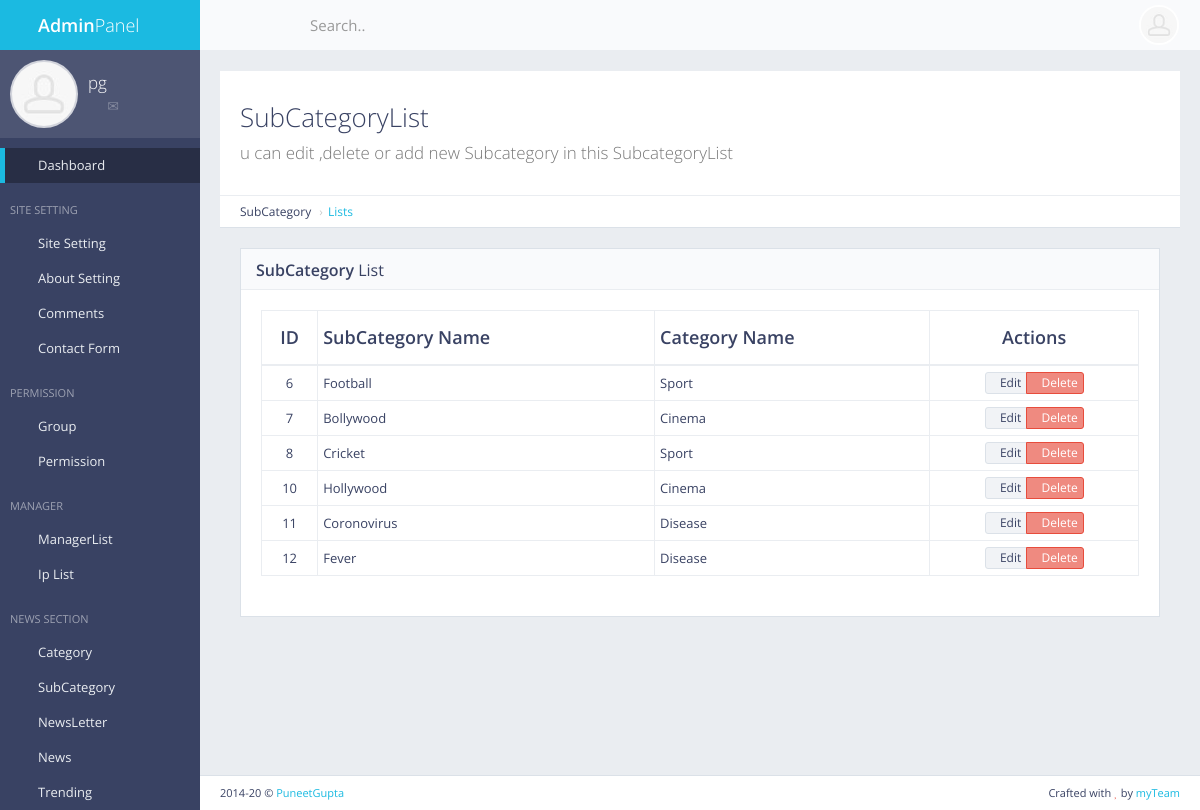
Before: /panel/subcategory/list/ (signed in) with the older database file.
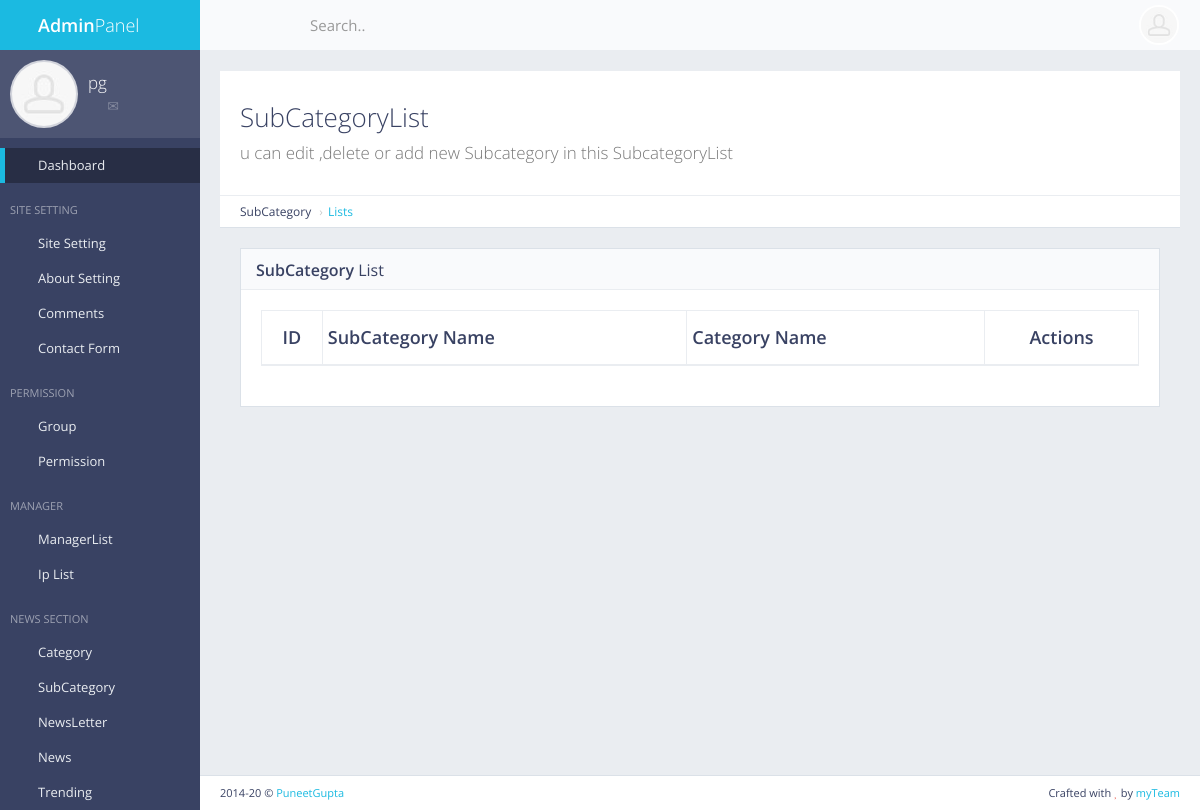
After: the same page with the newer database file.
### subcat/models.py (models this page shows, shortened)
class SubCat(models.Model):
    subcatName = models.CharField(max_length=300)
    catName = models.CharField(max_length=300)
    catId = models.IntegerField(default=0)

### subcat/views.py (the view)
# urls.py: url(r'^panel/subcategory/list/$', views.subcat_list, name='subcat_list'),
def subcat_list(request):
    if not request.user.is_authenticated:
        return redirect('mylogin')
    subcat = SubCat.objects.all()
    return render(request,'back/subcat_list.html',{'subcat':subcat})

### main/templatetags/extra_auth.py (called while the page is built)
@register.filter(name = "has_group")
def has_group(user,gname):
    return user.groups.filter(name=gname).exists()

### main/templates/back/subcat_list.html (shortened to what this page needs)
{% extends 'back/master.html' %}
{% load static %}
{% block mainblock %}
<div id="page-content">
    <div class="content-header">
        <div class="header-section">
            <h1>
                <i class="fa fa-table"></i>SubCategoryList<br><small>u can edit ,delete or add new Subcategory in this
                    SubcategoryList</small>
            </h1>
        </div>
    </div>
    <ul class="breadcrumb breadcrumb-top">
        <li>SubCategory</li>
        <li><a href="/panel/subcategory/list">Lists</a></li>
    </ul>
    <div class="block full">
        <div class="block-title">
            <h2><strong>SubCategory</strong> List</h2>
        </div>
        <div class="table-responsive">
            <table id="example-datatable" class="table table-vcenter table-condensed table-bordered">
                <thead>
                    <tr>
                        <th class="text-center">ID</th>
                        <th>SubCategory Name</th>
                        <th>Category Name</th>
                        <th class="text-center">Actions</th>
                    </tr>
                </thead>
                <tbody>
                    {% for c in subcat %}
                    <tr>
                        <td class="text-center">{{c.pk}}</td>
                        <td>{{c.subcatName}}</td>
                        <td>{{c.catName}}</td>
                        <td class="text-center">
                            <div class="btn-group">
                                <a href="#" data-toggle="tooltip" title="Edit"
                                    class="btn btn-xs btn-default"><i class="fa fa-pencil"></i>Edit</a>
                                <a href="#" data-toggle="tooltip" title="Delete"
                                    class="btn btn-xs btn-danger"><i class="fa fa-times"></i>Delete</a>
                            </div>
                        </td>
                    </tr>
                    {% endfor %}
                </tbody>
            </table>
        </div>
    </div>
</div>
{% endblock %}

Changed rows visible on the page:
removed SubCat: pk "6", subcatName "Football", catName "Sport"
removed SubCat: pk "7", subcatName "Bollywood", catName "Cinema"
removed SubCat: pk "8", subcatName "Cricket", catName "Sport"
removed SubCat: pk "10", subcatName "Hollywood", catName "Cinema"
removed SubCat: pk "11", subcatName "Coronovirus", catName "Disease"
removed SubCat: pk "12", subcatName "Fever", catName "Disease"
